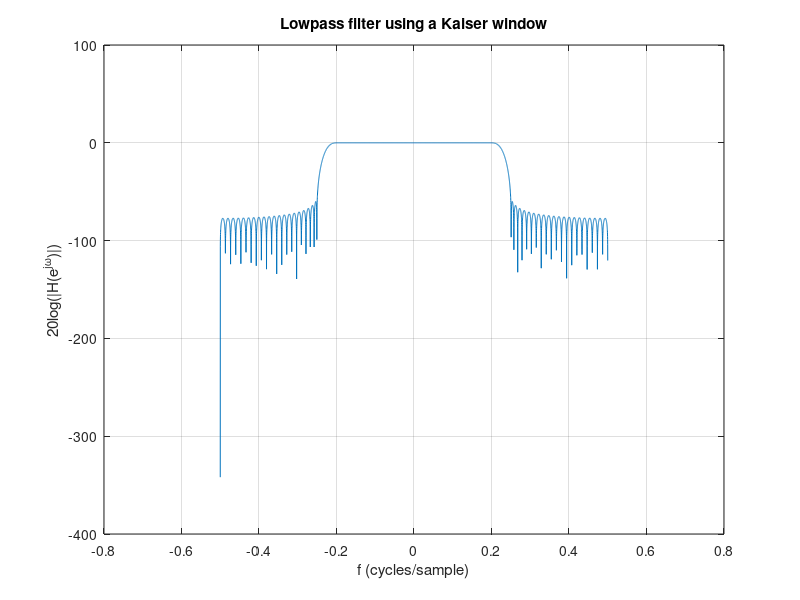
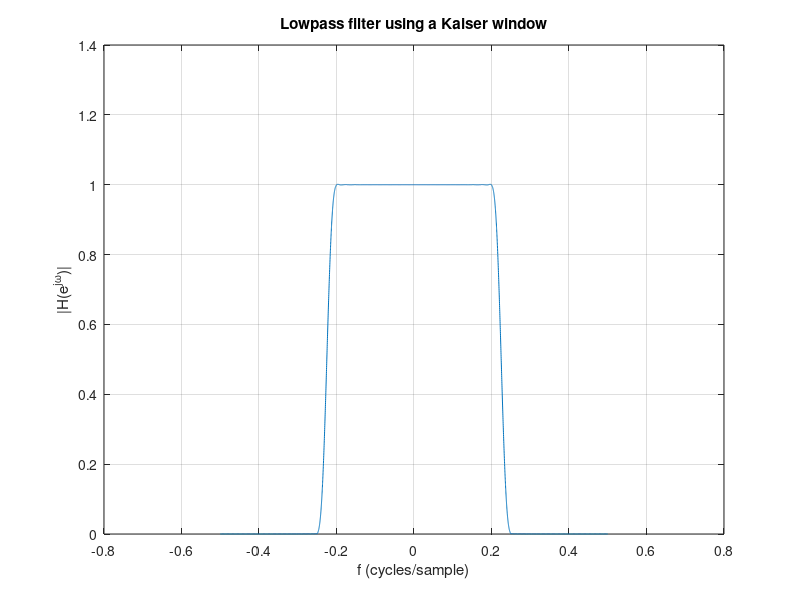

These charts were generated, in order, by the following MATLAB code:
%% Example of LPF Filter Design Using a Kaiser Window
%
close all
clear all
%TLDR: if we increase order, M, to 74, we will meet specs
%% Define initial values

%corner frequency
wp=0.4*pi;
ws=0.5*pi;
%delta is tolerance for both stopband & passband freq
delta=0.001;

%% Generate the response

%stopband attenution
A=-20*log10(delta);
%Order
M=(A-7.95)/(2.285*(ws-wp));
M=round(M)
%index vector
n=0:M;
beta = .1102*(A-8.7)
% if A < 50, generate an error
if A<=50
display(['A=',num2str(A),', an incorrect expression was used for beta']);
end
% kaiser window calc, M+1 = length N & beta produce kaiser window
win=kaiser(M+1,beta);
%cutoff freq
fc=((wp+ws)/2)/(2*pi);
%desired IR
hd=2*fc*sinc(2*fc*(n-M/2));
%actual IR; note window is a column vector from kaiser() so we need to take
%its transpose
h=hd.*win.';

%% Plot response

%find frequency response
[H,w]=freqz(h,1,[-pi:.001:pi]);
figure(1)
clf
%generate dB plot
plot(w/(2*pi),20*log10(abs(H)))
title('Lowpass filter using a Kaiser window')
xlabel('f (cycles/sample)')
ylabel('20log(|H(e^{j\omega})|)')
grid 
figure(2)
clf
%generate linear plot
plot(w/(2*pi),abs(H))
title('Lowpass filter using a Kaiser window')
xlabel('f (cycles/sample)')
ylabel('|H(e^{j\omega})|')
grid 
%% Peak Ripple
%note from above plots, its hard to see peak ripple w/o zooming in, so we
%can calculate as shown below:
peak_value = max(abs(H))    %max abs value of freq resp

%note that the peak value was calculated in matlab as 1.001, which is
%higher than what was specified on slide 128, thus order has to be
%increased

% with M=72 or 73, this does not meet spec in the passband (the stopband
% meets spec), have to increase M

